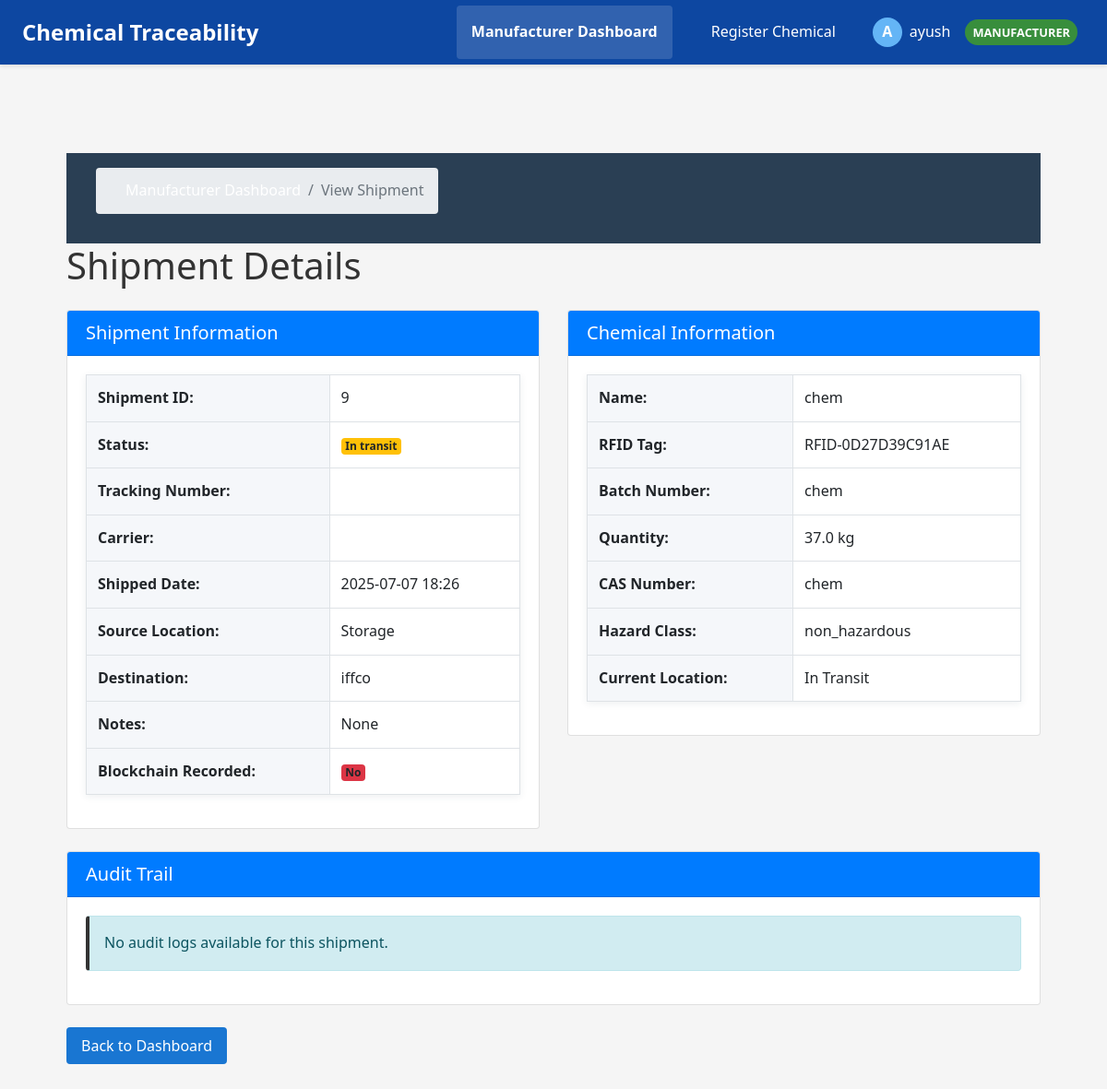
Page /manufacturer/view-shipment/9 (signed in) on the committed database.
### app/models.py (models this page shows, shortened)
class User(UserMixin, db.Model):
    id = db.Column(db.Integer, primary_key=True)
    username = db.Column(db.String(80), unique=True, nullable=False)
    email = db.Column(db.String(120), unique=True, nullable=False)
    password_hash = db.Column(db.String(128), nullable=False)
    first_name = db.Column(db.String(50), nullable=True)
    last_name = db.Column(db.String(50), nullable=True)
    role = db.Column(db.Enum(RoleType), nullable=False)
    active = db.Column(db.Boolean, default=True)
    created_at = db.Column(db.DateTime, default=datetime.utcnow)
    last_login = db.Column(db.DateTime, nullable=True)
    organization_id = db.Column(db.Integer, db.ForeignKey('organization.id'))
    is_admin = db.Column(db.Boolean, default=False)
    def has_role(self, role_type):
        if self.is_admin:
            return True
        if role_type == RoleType.ADMIN:
            return self.is_admin
        if role_type == RoleType.MANUFACTURER:
            return self.organization and self.organization.can_manufacture and self.role == RoleType.MANUFACTURER
        if role_type == RoleType.DISTRIBUTOR:
            return self.organization and self.organization.can_distribute and self.role == RoleType.DISTRIBUTOR
        if role_type == RoleType.CUSTOMER:
            return self.organization and self.organization.can_receive and self.role == RoleType.CUSTOMER
        return False

class MovementLog(db.Model):
    id = db.Column(db.Integer, primary_key=True)
    tag_id = db.Column(db.String(120), nullable=False)
    location = db.Column(db.String(120), nullable=False)
    timestamp = db.Column(db.DateTime, nullable=False)
    purpose = db.Column(db.String(200), nullable=True)
    status = db.Column(db.String(50), nullable=True)
    remarks = db.Column(db.Text, nullable=True)
    validation_status = db.Column(db.String(20), nullable=False, default='pending')  # Values: 'verified', 'suspicious', 'pending'
    blockchain_recorded = db.Column(db.Boolean, default=False)  # Track if this was recorded on the blockchain
    source_location = db.Column(db.String(120), nullable=True)  # Where the chemical was moved from
    quantity_moved = db.Column(db.Float, nullable=True)  # How much was moved (if partial)
    rfid_device_id = db.Column(db.Integer, db.ForeignKey('rfid_device.id'), nullable=True)  # If logged via hardware
    moved_by_user_id = db.Column(db.Integer, db.ForeignKey('user.id'), nullable=False)
    source_org_id = db.Column(db.Integer, db.ForeignKey('organization.id'), nullable=False)
    destination_org_id = db.Column(db.Integer, db.ForeignKey('organization.id'), nullable=False)
    chemical_id = db.Column(db.Integer, db.ForeignKey('chemical.id'), nullable=False)
    moved_by_user = db.relationship('User', backref='movement_logs')
    source_org = db.relationship('Organization', foreign_keys=[source_org_id], backref='outgoing_movements')
    destination_org = db.relationship('Organization', foreign_keys=[destination_org_id], backref='incoming_movements')
    chemical = db.relationship('Chemical', backref='movement_logs')
    rfid_device = db.relationship('RFIDDevice', backref='movement_logs')

class Organization(db.Model):
    id = db.Column(db.Integer, primary_key=True)
    name = db.Column(db.String(100), nullable=False)
    email_domain = db.Column(db.String(100), nullable=False, unique=True)
    description = db.Column(db.Text, nullable=True)
    created_at = db.Column(db.DateTime, default=datetime.utcnow)
    active = db.Column(db.Boolean, default=True)
    can_manufacture = db.Column(db.Boolean, default=False)
    can_distribute = db.Column(db.Boolean, default=False)
    can_receive = db.Column(db.Boolean, default=False)
    users = db.relationship('User', backref='organization', lazy=True)

class Chemical(db.Model):
    id = db.Column(db.Integer, primary_key=True)
    name = db.Column(db.String(80), nullable=False)
    rfid_tag = db.Column(db.String(120), unique=True, nullable=False)
    quantity = db.Column(db.Float, nullable=True)
    unit = db.Column(db.String(20), nullable=True)
    expiry_date = db.Column(db.Date, nullable=True)
    storage_condition = db.Column(db.String(100), nullable=True)
    received_date = db.Column(db.Date, nullable=True)
    batch_number = db.Column(db.String(50), nullable=True)
    hazard_class = db.Column(db.String(50), nullable=True)
    cas_number = db.Column(db.String(50), nullable=True)
    description = db.Column(db.Text, nullable=True)
    current_location = db.Column(db.String(120), nullable=False, default='Storage')
    created_at = db.Column(db.DateTime, default=datetime.utcnow)
    last_updated = db.Column(db.DateTime, default=datetime.utcnow, onupdate=datetime.utcnow)
    registered_by_user_id = db.Column(db.Integer, db.ForeignKey('user.id'), nullable=False)
    manufacturer_org_id = db.Column(db.Integer, db.ForeignKey('organization.id'), nullable=False)
    current_custodian_org_id = db.Column(db.Integer, db.ForeignKey('organization.id'), nullable=False)
    registered_by = db.relationship('User', foreign_keys=[registered_by_user_id], backref='registered_chemicals')
    manufacturer_org = db.relationship('Organization', foreign_keys=[manufacturer_org_id], backref='manufactured_chemicals')
    current_custodian = db.relationship('Organization', foreign_keys=[current_custodian_org_id], backref='possessed_chemicals')

### app/routes/manufacturer.py (the view)
@manufacturer_bp.route('/view-shipment/<int:shipment_id>')
@login_required
@manufacturer_required
def view_shipment(shipment_id):
    shipment = MovementLog.query.get_or_404(shipment_id)
    if shipment.source_org_id != current_user.organization_id:
        flash('You do not have permission to view this shipment.', 'error')
        return redirect(url_for('manufacturer_bp.dashboard'))
    chemical = Chemical.query.get(shipment.chemical_id) if shipment.chemical_id else None
    destination_org = Organization.query.get(shipment.destination_org_id) if shipment.destination_org_id else None
    audit_logs = AuditLog.query.filter_by(
        object_type='MovementLog',
        object_id=shipment.id
    ).order_by(AuditLog.timestamp.desc()).all()
    return render_template(
        'manufacturer/view_shipment.html',
        shipment=shipment,
        chemical=chemical,
        destination_org=destination_org,
        audit_logs=audit_logs
    )

### app/templates/manufacturer/view_shipment.html (shortened to what this page needs)
{% extends 'base.html' %}
{% block content %}
<div class="container mt-4">
    <div class="row">
        <div class="col-12">
            <nav aria-label="breadcrumb">
                <ol class="breadcrumb">
                    <li class="breadcrumb-item"><a href="{{ url_for('manufacturer_bp.dashboard') }}">Manufacturer Dashboard</a></li>
                    <li class="breadcrumb-item active">View Shipment</li>
                </ol>
            </nav>
            <h1 class="mb-4">Shipment Details</h1>
        </div>
    </div>
    <div class="row">
        <div class="col-md-6">
            <div class="card mb-4">
                <div class="card-header bg-primary text-white">
                    <h5 class="card-title mb-0">Shipment Information</h5>
                </div>
                <div class="card-body">
                    <table class="table table-bordered">
                        <tr>
                            <th>Shipment ID:</th>
                            <td>{{ shipment.id }}</td>
                        </tr>
                        <tr>
                            <th>Status:</th>
                            <td>
                                <span class="badge {% if shipment.status == 'in_transit' %}bg-warning{% elif shipment.status == 'delivered' %}bg-success{% else %}bg-secondary{% endif %}">
                                    {{ shipment.status|title|replace('_', ' ') }}
                                </span>
                            </td>
                        </tr>
                        <tr>
                            <th>Tracking Number:</th>
                            <td>{{ shipment.tracking_number }}</td>
                        </tr>
                        <tr>
                            <th>Carrier:</th>
                            <td>{{ shipment.carrier }}</td>
                        </tr>
                        <tr>
                            <th>Shipped Date:</th>
                            <td>{{ shipment.timestamp.strftime('%Y-%m-%d %H:%M') }}</td>
                        </tr>
                        <tr>
                            <th>Source Location:</th>
                            <td>{{ shipment.source_location }}</td>
                        </tr>
                        <tr>
                            <th>Destination:</th>
                            <td>{{ destination_org.name if destination_org else 'Unknown' }}</td>
                        </tr>
                        <tr>
                            <th>Notes:</th>
                            <td>{{ shipment.remarks or 'None' }}</td>
                        </tr>
                        <tr>
                            <th>Blockchain Recorded:</th>
                            <td>
                                {% if shipment.blockchain_recorded %}
                                <span class="badge bg-success">Yes</span>
                                {% else %}
                                <span class="badge bg-danger">No</span>
                                {% endif %}
                            </td>
                        </tr>
                    </table>
                </div>
            </div>
        </div>
        <div class="col-md-6">
            <div class="card mb-4">
                <div class="card-header bg-primary text-white">
                    <h5 class="card-title mb-0">Chemical Information</h5>
                </div>
                <div class="card-body">
                    {% if chemical %}
                    <table class="table table-bordered">
                        <tr>
                            <th>Name:</th>
                            <td>{{ chemical.name }}</td>
                        </tr>
                        <tr>
                            <th>RFID Tag:</th>
                            <td>{{ chemical.rfid_tag }}</td>
                        </tr>
                        <tr>
                            <th>Batch Number:</th>
                            <td>{{ chemical.batch_number }}</td>
                        </tr>
                        <tr>
                            <th>Quantity:</th>
                            <td>{{ chemical.quantity }} {{ chemical.unit }}</td>
                        </tr>
                        <tr>
                            <th>CAS Number:</th>
                            <td>{{ chemical.cas_number }}</td>
                        </tr>
                        <tr>
                            <th>Hazard Class:</th>
                            <td>{{ chemical.hazard_class }}</td>
                        </tr>
                        <tr>
                            <th>Current Location:</th>
                            <td>{{ chemical.current_location }}</td>
                        </tr>
                    </table>
                    {% else %}
                    <div class="alert alert-warning">
                        Chemical information not available.
                    </div>
                    {% endif %}
                </div>
            </div>
        </div>
    </div>
    <div class="row">
        <div class="col-12">
            <div class="card">
                <div class="card-header bg-primary text-white">
                    <h5 class="card-title mb-0">Audit Trail</h5>
                </div>
                <div class="card-body">
                    {% if audit_logs %}
                    <table class="table table-striped">
                        <thead>
                            <tr>
                                <th>Timestamp</th>
                                <th>Action</th>
                                <th>User</th>
                                <th>Description</th>
                            </tr>
                        </thead>
                        <tbody>
                            {% for log in audit_logs %}
                            <tr>
                                <td>{{ log.timestamp.strftime('%Y-%m-%d %H:%M') }}</td>
                                <td>{{ log.action_type|replace('_', ' ')|title }}</td>
                                <td>{{ log.user.username if log.user else 'System' }}</td>
                                <td>{{ log.description }}</td>
                            </tr>
                            {% endfor %}
                        </tbody>
                    </table>
                    {% else %}
                    <div class="alert alert-info">
                        No audit logs available for this shipment.
                    </div>
                    {% endif %}
                </div>
            </div>
        </div>
    </div>
    <div class="mt-4">
        <a href="{{ url_for('manufacturer_bp.dashboard') }}" class="btn btn-primary">Back to Dashboard</a>
    </div>
</div>
{% endblock %}

### app/templates/base.html (shortened to what this page needs)
<!DOCTYPE html>
<html lang="en">
<head>
    <link rel="stylesheet" href="https://stackpath.bootstrapcdn.com/bootstrap/4.5.2/css/bootstrap.min.css">
    <link rel="stylesheet" href="{{ url_for('static', filename='style.css') }}">
</head>
<body>
    <nav class="navbar">
        <div class="logo">Chemical Traceability</div>
        <div class="nav-links">
            {% if current_user.is_authenticated %}
                {% if current_user.role.name == 'MANUFACTURER' %}
                <a href="{{ url_for('manufacturer_bp.dashboard') }}" class="dashboard-btn"><strong>Manufacturer Dashboard</strong></a>
                <a href="{{ url_for('manufacturer_bp.register_chemical') }}">Register Chemical</a>
                {% endif %}
                <div class="user-menu">
                    <div class="user-info" onclick="toggleDropdown()">
                        <div class="user-avatar">{{ current_user.username[0].upper() }}</div>
                        <span class="username">{{ current_user.username }}</span>
                        <span class="role-badge {{ current_user.role.name.lower() }}">{{ current_user.role.name }}</span>
                    </div>
                </div>
            {% else %}
                <a href="{{ url_for('auth.login') }}">Login</a>
                <a href="{{ url_for('auth.register') }}">Register</a>
            {% endif %}
        </div>
    </nav>
    <div class="container">
        <main>
            {% block content %}{% endblock %}
        </main>
    </div>
</body>
</html>

### rows in the picture
User: username "A", username "ayush", role.name "MANUFACTURER"
MovementLog: id "9", status "In transit", timestamp "2025-07-07 18:26", source_location "Storage", remarks "None"
Organization: name "iffco"
Chemical: name "chem", rfid_tag "RFID-0D27D39C91AE", batch_number "chem", quantity "37.0", unit "kg", cas_number "chem", hazard_class "non_hazardous", current_location "In Transit"
